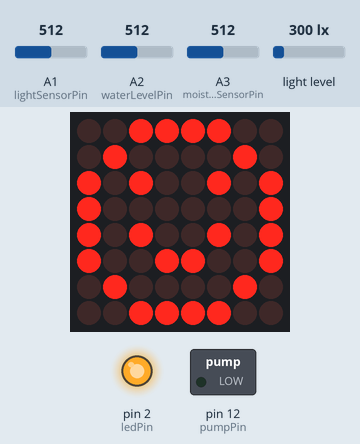
Bench run of a sketch on a simulated Arduino Uno, built with avr-gcc and run on an emulated ATmega328P. Shown: 8×8 LED matrix, switched loads named in the sketch (green lamp = pin HIGH), output pins drawn as LEDs (lit = HIGH). Inputs (shaded band) come from the test bench; at power-on: A1 (lightSensorPin) = 512, A2 (waterLevelPin) = 512, A3 (moistureSensorPin) = 512, light level 300 lx. What the sketch prints to the serial monitor is not drawn.

Above: at 5.1 s.
At 30.2 s:
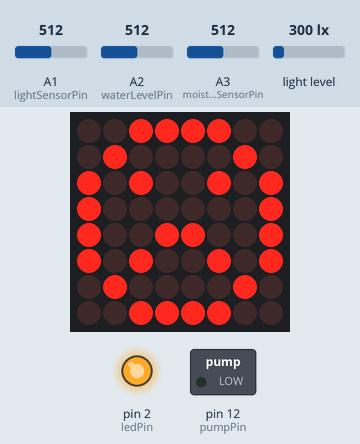
Timing chart, 0 to 31.7 s (numbered marks = the images above):
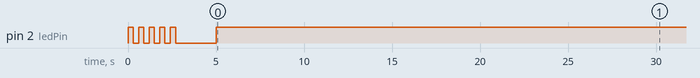

The sketch:

sketch_mar09a.ino
```cpp
#include <Wire.h>
#include <BH1750.h>
#include <LedControl.h>
#include <SoftwareSerial.h>

// 软串口设置（连接 ESP32）
SoftwareSerial mySerial(2, 3); // RX, TX（ESP32 TX 连接到 2，ESP32 RX 连接到 3）

// 点阵屏引脚定义
#define DATA_IN   8
#define LOAD      7
#define CLOCK     6
#define MAX_DEVICES 1

// 硬件引脚定义
const int ledPin = 2;
const int pumpPin = 12;
const int waterLevelPin = A2;
const int moistureSensorPin = A3;
const int lightSensorPin = A1;

// 传感器对象
BH1750 lightMeter;
LedControl lc = LedControl(DATA_IN, CLOCK, LOAD, MAX_DEVICES);

// 记录上次检查时间
unsigned long lastCheckTime = 0;
const unsigned long checkInterval = 30000;  // 每 30 秒检查一次

// 传感器阈值
const int waterLevelThreshold = 380;
const int emptyReservoirTimer = 90;
const int amountToPump = 300;
const int moistureThreshold = 500;

int sensorWaterLevelValue = 0;
int moistureSensorValue = 0;
int lightLevel = 0;
float lux = 0;

unsigned long lastPumpTime = 0;
const unsigned long pumpCooldown = 600000;

// 笑脸图像（8x8）
byte smileyFace[8] = {
  B00111100,
  B01000010,
  B10100101,
  B10000001,
  B10100101,
  B10011001,
  B01000010,
  B00111100
};

// 撇嘴图像（8x8）
byte sadFace[8] = {
  B00111100,
  B01000010,
  B10100101,
  B10000001,
  B10011001,
  B10100101,
  B01000010,
  B00111100
};

void setup() {
    Serial.begin(9600);   // 调试串口
    mySerial.begin(9600); // 软串口，连接 ESP32

    Wire.begin();
    lightMeter.begin();

    pinMode(ledPin, OUTPUT);
    pinMode(pumpPin, OUTPUT);

    // 初始化点阵屏
    for (int i = 0; i < MAX_DEVICES; i++) {
        lc.shutdown(i, false);
        lc.setIntensity(i, 8);
        lc.clearDisplay(i);
    }

    // LED 闪烁 5 次，表示系统启动成功
    for (int i = 0; i < 5; i++) {
        digitalWrite(ledPin, HIGH);
        delay(300);
        digitalWrite(ledPin, LOW);
        delay(300);
    }
    delay(2000);
    digitalWrite(ledPin, HIGH);

    // 显示系统启动信息
    displayImage(smileyFace);
    delay(2000);
}

void loop() {
    unsigned long currentTime = millis();

    // 每 30 秒读取并发送数据
    if (currentTime - lastCheckTime >= checkInterval) {
        lastCheckTime = currentTime;

        // 读取传感器数据
        sensorWaterLevelValue = analogRead(waterLevelPin);
        moistureSensorValue = analogRead(moistureSensorPin);
        lightLevel = analogRead(lightSensorPin);
        lux = lightMeter.readLightLevel();

        // **确保数据格式正确**
        String jsonData = "{";
        jsonData += "\"water_level\":" + String(sensorWaterLevelValue);
        jsonData += ", \"moisture\":" + String(moistureSensorValue);
        jsonData += ", \"light\":" + String(lightLevel);
        jsonData += ", \"lux\":" + String(lux, 2);  // 保留 2 位小数
        jsonData += "}";

        // **确保 JSON 数据完整后再发送**
        if (jsonData.length() > 0) {
            mySerial.println(jsonData);
            Serial.println("📤 发送数据到 ESP32: " + jsonData);
        } else {
            Serial.println("❌ 错误：JSON 数据为空，未发送！");
        }

        // 低水位警报
        if (sensorWaterLevelValue < waterLevelThreshold) {
            displayImage(sadFace);
            for (int i = 0; i < emptyReservoirTimer; i++) {
                digitalWrite(ledPin, LOW);
                delay(1000);
                digitalWrite(ledPin, HIGH);
                delay(1000);
            }
        } else {
            digitalWrite(ledPin, HIGH);
        }

        // 检测土壤湿度并启动水泵
        if (moistureSensorValue < moistureThreshold && (currentTime - lastPumpTime >= pumpCooldown)) {
            lastPumpTime = currentTime;

            digitalWrite(pumpPin, HIGH);
            Serial.println("💧 水泵启动");

            displayImage(smileyFace);

            delay(amountToPump);
            digitalWrite(pumpPin, LOW);
            Serial.println("💧 水泵关闭");

            displayImage(sadFace);
            delay(800);
        } else {
            displayImage(sadFace);
        }
    }

    delay(100);  // 延迟以避免过于频繁的检查
}

// 显示图像到点阵屏
void displayImage(byte image[8]) {
    for (int i = 0; i < 8; i++) {
        lc.setRow(0, i, image[i]);
    }
}
```

Measured:
- what the display in image 0 shows lasts 25.1 s, from 5.0 s to 30.1 s
